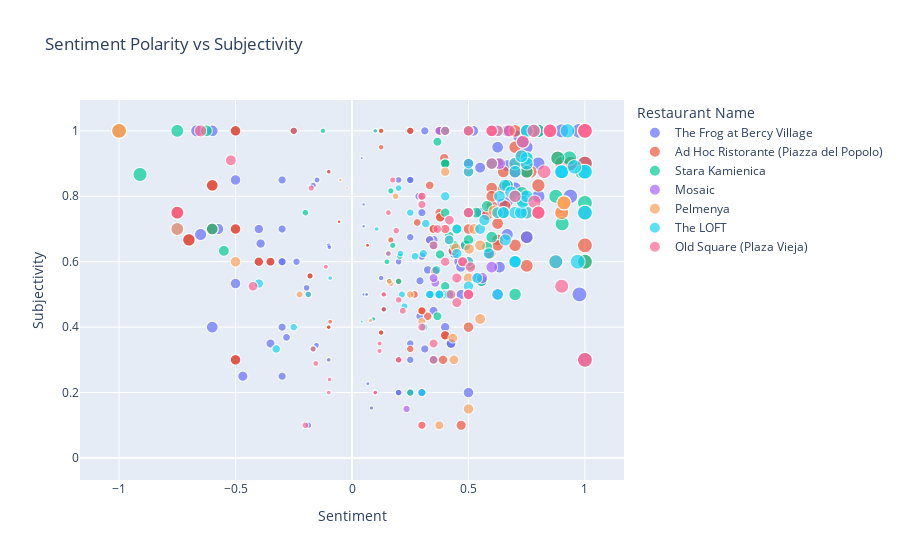

Notebook code for this chart:
### Markdown cell above
Now lets color code by restaruant.

### Code cell
fig = px.scatter(df, x='calc_sentiment', y='subjectivity', 
                 hover_data=['Review Title'],
                 color='Restaurant Name',
                 size='abs_sentiment',
                 size_max = 15,
                 title='Sentiment Polarity vs Subjectivity',
                 hover_name = 'Restaurant Name',
                 labels={'sentiment': 'Sentiment Polarity', 'subjectivity': 'Subjectivity'})

fig.update_layout(xaxis_title = 'Sentiment', height=500)
fig.show()

### Figure 1 — Plotly figure (JSON) as saved in the notebook; plotly's stock layout.template omitted (floating-point values rounded to 4 significant figures; data arrays with more than 128 entries replaced by an {"elided": "..."} marker saying what was removed)
{"data": [{"customdata": {"elided": "512x1 str values"}, "hovertemplate": "<b>%{hovertext}</b><br><br>Restaurant Name=The Frog at Bercy Village<br>calc_sentiment=%{x}<br>Subjectivity=%{y}<br>abs_sentiment=%{marker.size}<br>Review Title=%{customdata[0]}<extra></extra>", "hovertext": {"elided": "512 str values"}, "legendgroup": "The Frog at Bercy Village", "marker": {"color": "#636efa", "size": {"elided": "512 float values"}, "sizemode": "area", "sizeref": 0.004444, "symbol": "circle"}, "mode": "markers", "name": "The Frog at Bercy Village", "showlegend": true, "type": "scattergl", "x": {"elided": "512 float values"}, "xaxis": "x", "y": {"elided": "512 float values"}, "yaxis": "y"}, {"customdata": {"elided": "318x1 str values"}, "hovertemplate": "<b>%{hovertext}</b><br><br>Restaurant Name=Ad Hoc Ristorante (Piazza del Popolo)<br>calc_sentiment=%{x}<br>Subjectivity=%{y}<br>abs_sentiment=%{marker.size}<br>Review Title=%{customdata[0]}<extra></extra>", "hovertext": {"elided": "318 str values"}, "legendgroup": "Ad Hoc Ristorante (Piazza del Popolo)", "marker": {"color": "#EF553B", "size": {"elided": "318 float values"}, "sizemode": "area", "sizeref": 0.004444, "symbol": "circle"}, "mode": "markers", "name": "Ad Hoc Ristorante (Piazza del Popolo)", "showlegend": true, "type": "scattergl", "x": {"elided": "318 float values"}, "xaxis": "x", "y": {"elided": "318 float values"}, "yaxis": "y"}, {"customdata": {"elided": "135x1 str values"}, "hovertemplate": "<b>%{hovertext}</b><br><br>Restaurant Name=Stara Kamienica<br>calc_sentiment=%{x}<br>Subjectivity=%{y}<br>abs_sentiment=%{marker.size}<br>Review Title=%{customdata[0]}<extra></extra>", "hovertext": {"elided": "135 str values"}, "legendgroup": "Stara Kamienica", "marker": {"color": "#00cc96", "size": {"elided": "135 float values"}, "sizemode": "area", "sizeref": 0.004444, "symbol": "circle"}, "mode": "markers", "name": "Stara Kamienica", "showlegend": true, "type": "scattergl", "x": {"elided": "135 float values"}, "xaxis": "x", "y": {"elided": "135 float values"}, "yaxis": "y"}, {"customdata": [["Wonderful breakfast!"], ["Exp @Crown plaza Rohini"], ["Good service and food!"], ["Yash Verma"], ["Big cheers to kishnandu"], ["It's very delicious"], ["Excellent"], ["Best Breakfast"], ["Breakfast"], ["Refreshing breakfast"], ["About the breakfast 🍞"], ["Great food and service, polite staff"], ["Good food and service"], ["Well done"], ["Ambience and hospitality"], ["Breakfast review."], ["Pleasant Experience"], ["Amazing Indian Breakfast"], ["Too good!"], ["Great experience as always"], ["Excellent Service"], ["Great breakfast"], ["The service is very amazing"], ["Excellent Restaurant"], ["Gréât service"], ["Amazing"], ["Excellent service"], ["Diner and breakfast with my colleagues"], ["Diner"], ["Dinner Feedback"], ["Excellente Breakfast"], ["Amazing experience at Crown plaza"], ["Breakfast and dinner"], ["Great service...great people , good staff"], ["Super breakfast"], ["Crowne Plaza"], ["Outstanding Breakfast"], ["Amazing"], ["Good place"], ["Good fine dine buffet experience"], ["Amazing food and fantastic service"], ["A unique experience"], ["Family"], ["Amazing Breakfast"], ["Family"], ["Excellent brunch at Crown plaza rohini"], ["Excellent breakfast and stay."], ["Nice place"], ["Exquisite breakfast"], ["Awesome dinner"], ["Nice one"], ["Excellent dinner at Crown plaza Rohini"], ["Excelent ambience with great breakfast and service."], ["Sunday Brunch actually lot of fun !! Destination Mosaic it is"], ["Amazing hospitality"], ["Delicious Food at Mosaic, Crowne"], ["Great breakfast"], ["Yummy breakfast with a great mix of Indian and western style food. Service from Upender and Shiv was excellent!"], ["Start the day right !"], ["Overall so well"], ["Mosaic restaurant"], ["Amazing night"], ["Great team and great service"], ["Very good espérance."], ["Breakfast at Mosaic ⭐️⭐️⭐️⭐️⭐️⭐️"], ["Very good breakfast"], ["Perfect"], ["Superb experience in Mosaic, Crown Plaza, Rohini was fabulous and we enjoyed the day with family."], ["Amazing Experience"], ["Wonder full breakfast"], ["Memorable"], ["Great experience"], ["Perfect breakfast"], ["Great Quality Time"], ["Amazing dinner experience"], ["Great staff"], ["Mosaic breakfast"], ["The Spread and service was Awesome"], ["It was a great experience. Great food and great service"], ["Great service"], ["Superb awesome wonderful as always"]], "hovertemplate": "<b>%{hovertext}</b><br><br>Restaurant Name=Mosaic<br>calc_sentiment=%{x}<br>Subjectivity=%{y}<br>abs_sentiment=%{marker.size}<br>Review Title=%{customdata[0]}<extra></extra>", "hovertext": ["Mosaic", "Mosaic", "Mosaic", "Mosaic", "Mosaic", "Mosaic", "Mosaic", "Mosaic", "Mosaic", "Mosaic", "Mosaic", "Mosaic", "Mosaic", "Mosaic", "Mosaic", "Mosaic", "Mosaic", "Mosaic", "Mosaic", "Mosaic", "Mosaic", "Mosaic", "Mosaic", "Mosaic", "Mosaic", "Mosaic", "Mosaic", "Mosaic", "Mosaic", "Mosaic", "Mosaic", "Mosaic", "Mosaic", "Mosaic", "Mosaic", "Mosaic", "Mosaic", "Mosaic", "Mosaic", "Mosaic", "Mosaic", "Mosaic", "Mosaic", "Mosaic", "Mosaic", "Mosaic", "Mosaic", "Mosaic", "Mosaic", "Mosaic", "Mosaic", "Mosaic", "Mosaic", "Mosaic", "Mosaic", "Mosaic", "Mosaic", "Mosaic", "Mosaic", "Mosaic", "Mosaic", "Mosaic", "Mosaic", "Mosaic", "Mosaic", "Mosaic", "Mosaic", "Mosaic", "Mosaic", "Mosaic", "Mosaic", "Mosaic", "Mosaic", "Mosaic", "Mosaic", "Mosaic", "Mosaic", "Mosaic", "Mosaic", "Mosaic", "Mosaic"], "legendgroup": "Mosaic", "marker": {"color": "#ab63fa", "size": [1.0, 0.0, 0.875, 0.0, 0.0, 1.0, 1.0, 1.0, 0.0, 0.5, 0.0, 0.8, 0.7, 0.0, 0.0, 0.0, 0.7333, 0.6, 0.875, 0.8, 1.0, 0.8, 0.78, 1.0, 0.0, 0.6, 1.0, 0.0, 0.0, 0.0, 0.0, 0.6, 0.0, 0.75, 0.3333, 0.0, 0.5, 0.6, 0.7, 0.5583, 0.5, 0.375, 0.0, 0.6, 0.0, 1.0, 1.0, 0.6, 1.0, 1.0, 0.6, 1.0, 0.8, 0.2344, 0.6, 1.0, 0.8, 0.6, 0.3571, 0.0, 0.0, 0.6, 0.8, 0.91, 0.0, 0.91, 1.0, 0.6333, 0.6, 0.35, 0.5, 0.8, 1.0, 0.8, 0.6, 0.8, 0.0, 1.0, 0.8, 0.8, 1.0], "sizemode": "area", "sizeref": 0.004444, "symbol": "circle"}, "mode": "markers", "name": "Mosaic", "showlegend": true, "type": "scattergl", "x": [1.0, 0.0, 0.875, 0.0, 0.0, 1.0, 1.0, 1.0, 0.0, 0.5, 0.0, 0.8, 0.7, 0.0, 0.0, 0.0, 0.7333, 0.6, 0.875, 0.8, 1.0, 0.8, 0.78, 1.0, 0.0, 0.6, 1.0, 0.0, 0.0, 0.0, 0.0, 0.6, 0.0, 0.75, 0.3333, 0.0, 0.5, 0.6, 0.7, 0.5583, 0.5, 0.375, 0.0, 0.6, 0.0, 1.0, 1.0, 0.6, 1.0, 1.0, 0.6, 1.0, 0.8, 0.2344, 0.6, 1.0, 0.8, 0.6, 0.3571, 0.0, 0.0, 0.6, 0.8, 0.91, 0.0, 0.91, 1.0, 0.6333, 0.6, 0.35, 0.5, 0.8, 1.0, 0.8, 0.6, 0.8, 0.0, 1.0, 0.8, 0.8, 1.0], "xaxis": "x", "y": [1.0, 0.0, 0.6, 0.0, 0.1, 1.0, 1.0, 0.3, 0.0, 1.0, 0.0, 0.75, 0.6, 0.0, 0.0, 0.0, 0.9667, 0.9, 0.6, 0.75, 1.0, 0.75, 1.0, 1.0, 0.0, 0.9, 1.0, 0.0, 0.0, 0.0, 0.0, 0.9, 0.0, 0.675, 0.6667, 0.0, 0.875, 0.9, 0.6, 0.55, 0.9, 1.0, 0.0, 0.9, 0.0, 1.0, 1.0, 1.0, 1.0, 1.0, 1.0, 1.0, 0.75, 0.15, 0.9, 1.0, 0.75, 0.5833, 0.5357, 0.0, 0.0, 0.9, 0.75, 0.78, 0.0, 0.78, 1.0, 0.9, 0.9, 0.55, 1.0, 0.75, 1.0, 0.75, 0.9, 0.75, 0.0, 1.0, 0.75, 0.75, 1.0], "yaxis": "y"}, {"customdata": [["CHEAP BUT MEDIOCRE"], ["Poor service!"], ["Disappointing!"], ["I don’t recommend"], ["I was not allowed to speak!"], ["Not good as I expected"], ["Awful service"], ["Cheap food, cheaper taste."], ["Worst service ever"], ["Not recommend"], ["Simply delicious!"], ["Dumplings!"], ["Leisure"], ["Delicious dumplings!"], ["Many kinds of delicious dumplings"], ["Interesting fusion of different dumplings from various regions"], ["delicious and affordable"], ["pelmeni and wareniki at it's best!"], ["You don't have to like dumplings to enjoy eating here."], ["great place to taste dumplings"], ["Good pelmeni and very cheap"], ["The World is a Dumpling"], ["Dinner"], ["Good food , cheap place"], ["Good price for good food"], ["Utterly wonderful"], ["Great restaurant, well worth a visit"], ["Different kinds of tasty dough with meat"], ["Nice concept restaurant around dumplings"], ["Excellent traditional Russian pelmini, nice setting, friendly and helpful staff, good beer"], ["Absolutely super!"], ["Big choice of the national food like Russian pelmeny from different countries"], ["Best place to eat in SPB"], ["Wonderful restaurant!"], ["One of the favorite Russian dishes."], ["Great asian style Dim sum"], ["Great Place to Impresss"], ["Great atmosphere and great service!"], ["Global Dumpling selection"], ["Worth trying"], ["Very good."], ["Nice Mid-range retaurant"], ["Dumplings with good service"], ["Dumpling-tastic!"], ["Great mono cuisine experience"], ["Love these dumplings"], ["Delectable Dumplings!"], ["Interesting Find"], ["Simple dumplings for every taste"], ["Great place for dumpling lovers"], ["Good value for money!"], ["Good quality"], ["Lovely place"], ["High quality"], ["Great place and atmosphere"], ["Simply delicious !"], ["Good \"mono cuisine\" restaurant!  If you like Russian pelmeni, this is the place for you."], ["Pelmenya restaurant St Petersburg"], ["Great dumplings and ravioli!"], ["For \"pelmeni\" lovers"], ["Dumplings and beer"], ["delicious"], ["Excellent pelmenys around the world!"], ["Shouldn't be visited"], ["Well worth a visit to try these delicious Russian \"raviolis.\""], ["Pelmenya heaven!"], ["The perfect Russian dinner"], ["Great food and super friendly staff"], ["Delicious food I cozy place"], ["Russian dumplings are the best!!!"], ["Great food and atmosphere!"], ["Very good"], ["Very good mono choice"], ["Low prices high satisfaction"], ["Great food, good service and low prices"], ["Fast, friendly and delicious"], ["Good monocuisine concept"], ["Great dumplings"], ["Brilliant!"], ["Dough and Meat - is everything )))"], ["Unexpected delight"], ["Very good restaurant"], ["Very nice food"], ["Space for improvement"], ["TRADITIONAL FOOD WITH EXCELLENT RELATION QUALITY PRICE"], ["Deliciously filling!"], ["Dumpling Heaven"], ["Eat here with your kids after seeing the Faberge Museum"], ["Pelmeni bar"], ["Dumplings from all over the world"], ["Ate dumplings until I couldn't move"], ["Went twice!"], ["Best pelmeni I had"], ["Different and unique"], ["Good Food Good Customer Service"], ["Mono cuisine really worth to try!"], ["Damn good dumplings that won't break the bank"], ["A Dumpling Journey Around the World"], ["Dumplings from all over the world!"], ["Excellent place, service, price."]], "hovertemplate": "<b>%{hovertext}</b><br><br>Restaurant Name=Pelmenya<br>calc_sentiment=%{x}<br>Subjectivity=%{y}<br>abs_sentiment=%{marker.size}<br>Review Title=%{customdata[0]}<extra></extra>", "hovertext": ["Pelmenya", "Pelmenya", "Pelmenya", "Pelmenya", "Pelmenya", "Pelmenya", "Pelmenya", "Pelmenya", "Pelmenya", "Pelmenya", "Pelmenya", "Pelmenya", "Pelmenya", "Pelmenya", "Pelmenya", "Pelmenya", "Pelmenya", "Pelmenya", "Pelmenya", "Pelmenya", "Pelmenya", "Pelmenya", "Pelmenya", "Pelmenya", "Pelmenya", "Pelmenya", "Pelmenya", "Pelmenya", "Pelmenya", "Pelmenya", "Pelmenya", "Pelmenya", "Pelmenya", "Pelmenya", "Pelmenya", "Pelmenya", "Pelmenya", "Pelmenya", "Pelmenya", "Pelmenya", "Pelmenya", "Pelmenya", "Pelmenya", "Pelmenya", "Pelmenya", "Pelmenya", "Pelmenya", "Pelmenya", "Pelmenya", "Pelmenya", "Pelmenya", "Pelmenya", "Pelmenya", "Pelmenya", "Pelmenya", "Pelmenya", "Pelmenya", "Pelmenya", "Pelmenya", "Pelmenya", "Pelmenya", "Pelmenya", "Pelmenya", "Pelmenya", "Pelmenya", "Pelmenya", "Pelmenya", "Pelmenya", "Pelmenya", "Pelmenya", "Pelmenya", "Pelmenya", "Pelmenya", "Pelmenya", "Pelmenya", "Pelmenya", "Pelmenya", "Pelmenya", "Pelmenya", "Pelmenya", "Pelmenya", "Pelmenya", "Pelmenya", "Pelmenya", "Pelmenya", "Pelmenya", "Pelmenya", "Pelmenya", "Pelmenya", "Pelmenya", "Pelmenya", "Pelmenya", "Pelmenya", "Pelmenya", "Pelmenya", "Pelmenya", "Pelmenya", "Pelmenya", "Pelmenya", "Pelmenya"], "legendgroup": "Pelmenya", "marker": {"color": "#FFA15A", "size": [0.05, 0.5, 0.75, 0.0, 0.0, 0.225, 1.0, 0.4, 1.0, 0.0, 1.0, 0.0, 0.0, 1.0, 0.75, 0.1667, 1.0, 1.0, 0.4, 0.8, 0.61, 0.0, 0.0, 0.55, 0.7, 1.0, 0.55, 0.0, 0.6, 0.4458, 0.4167, 0.0, 1.0, 1.0, 0.25, 0.3, 0.8, 0.9, 0.0, 0.3, 0.91, 0.6, 0.7, 0.0, 0.8, 0.5, 0.0, 0.5, 0.0, 0.8, 0.875, 0.7, 0.5, 0.16, 0.8, 1.0, 0.4375, 0.0, 1.0, 0.0, 0.0, 1.0, 1.0, 0.0, 0.4333, 0.0, 0.5, 0.5028, 0.4, 0.5, 1.0, 0.91, 0.91, 0.08, 0.5, 0.525, 0.7, 0.8, 1.0, 0.0, 0.1, 0.91, 0.78, 0.0, 0.5, 1.0, 0.0, 0.0, 0.0, 0.0, 0.0, 0.0, 1.0, 0.1875, 0.7, 0.375, 0.7, 0.0, 0.0, 1.0], "sizemode": "area", "sizeref": 0.004444, "symbol": "circle"}, "mode": "markers", "name": "Pelmenya", "showlegend": true, "type": "scattergl", "x": [-0.05, -0.5, -0.75, 0.0, 0.0, -0.225, -1.0, 0.4, -1.0, 0.0, 1.0, 0.0, 0.0, 1.0, 0.75, 0.1667, 1.0, 1.0, 0.4, 0.8, 0.61, 0.0, 0.0, 0.55, 0.7, 1.0, 0.55, 0.0, 0.6, 0.4458, 0.4167, 0.0, 1.0, 1.0, 0.25, 0.3, 0.8, 0.9, 0.0, 0.3, 0.91, 0.6, 0.7, 0.0, 0.8, 0.5, 0.0, 0.5, 0.0, 0.8, 0.875, 0.7, 0.5, 0.16, 0.8, 1.0, 0.4375, 0.0, 1.0, 0.0, 0.0, 1.0, 1.0, 0.0, 0.4333, 0.0, 0.5, 0.5028, 0.4, 0.5, 1.0, 0.91, 0.91, 0.08, 0.5, 0.525, 0.7, 0.8, 1.0, 0.0, 0.1, 0.91, 0.78, 0.0, 0.5, 1.0, 0.0, 0.0, 0.0, 0.0, 0.0, 0.0, 1.0, 0.1875, 0.7, 0.375, 0.7, 0.0, 0.0, 1.0], "xaxis": "x", "y": [0.85, 0.6, 0.7, 0.0, 0.0, 0.5, 1.0, 0.7, 1.0, 0.0, 1.0, 0.0, 0.0, 1.0, 0.75, 0.5333, 1.0, 0.3, 0.5, 0.75, 0.755, 0.0, 0.0, 0.65, 0.6, 1.0, 0.425, 0.6, 1.0, 0.6417, 0.6667, 0.2333, 0.3, 1.0, 0.5, 0.4167, 0.75, 0.75, 0.0, 0.1, 0.78, 1.0, 0.6, 0.0, 0.75, 0.6, 0.0, 0.5, 0.3571, 0.75, 0.6, 0.6, 0.75, 0.54, 0.75, 1.0, 0.3, 0.0, 0.75, 0.0, 0.0, 1.0, 1.0, 0.0, 0.3667, 0.0, 0.5, 0.6389, 0.875, 0.15, 0.75, 0.78, 0.78, 0.42, 0.55, 0.7, 0.6, 0.75, 1.0, 0.0, 1.0, 0.78, 1.0, 0.0, 0.875, 1.0, 0.0, 0.0, 0.0, 0.0, 0.0, 0.0, 0.3, 0.8, 0.6, 0.1, 0.6, 0.0, 0.0, 1.0], "yaxis": "y"}, {"customdata": {"elided": "210x1 str values"}, "hovertemplate": "<b>%{hovertext}</b><br><br>Restaurant Name=The LOFT<br>calc_sentiment=%{x}<br>Subjectivity=%{y}<br>abs_sentiment=%{marker.size}<br>Review Title=%{customdata[0]}<extra></extra>", "hovertext": {"elided": "210 str values"}, "legendgroup": "The LOFT", "marker": {"color": "#19d3f3", "size": {"elided": "210 float values"}, "sizemode": "area", "sizeref": 0.004444, "symbol": "circle"}, "mode": "markers", "name": "The LOFT", "showlegend": true, "type": "scattergl", "x": {"elided": "210 float values"}, "xaxis": "x", "y": {"elided": "210 float values"}, "yaxis": "y"}, {"customdata": {"elided": "146x1 str values"}, "hovertemplate": "<b>%{hovertext}</b><br><br>Restaurant Name=Old Square (Plaza Vieja)<br>calc_sentiment=%{x}<br>Subjectivity=%{y}<br>abs_sentiment=%{marker.size}<br>Review Title=%{customdata[0]}<extra></extra>", "hovertext": {"elided": "146 str values"}, "legendgroup": "Old Square (Plaza Vieja)", "marker": {"color": "#FF6692", "size": {"elided": "146 float values"}, "sizemode": "area", "sizeref": 0.004444, "symbol": "circle"}, "mode": "markers", "name": "Old Square (Plaza Vieja)", "showlegend": true, "type": "scattergl", "x": {"elided": "146 float values"}, "xaxis": "x", "y": {"elided": "146 float values"}, "yaxis": "y"}], "layout": {"autosize": true, "legend": {"itemsizing": "constant", "title": {"text": "Restaurant Name"}, "tracegroupgap": 0}, "title": {"text": "Sentiment Polarity vs Subjectivity"}, "xaxis": {"anchor": "y", "autorange": true, "domain": [0, 1], "range": [-1.162, 1.162], "title": {"text": "Sentiment"}, "type": "linear"}, "yaxis": {"anchor": "x", "autorange": true, "domain": [0, 1], "range": [-0.06956, 1.102], "title": {"text": "Subjectivity"}, "type": "linear"}}}
